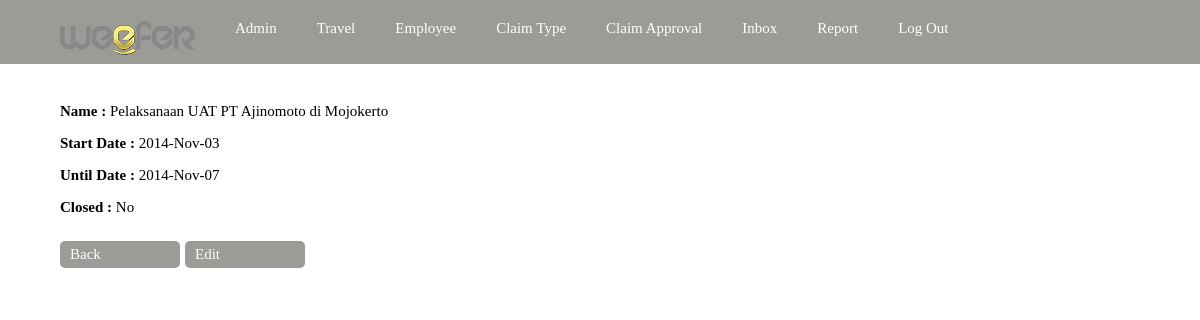
Screenshot of /claim/adminarea/viewtravel.php?Id=5 (signed in) with the database file from the repository.
### tables this page shows
CREATE TABLE `travel` (
  `Id` int(10) unsigned NOT NULL AUTO_INCREMENT,
  `Name` varchar(80) NOT NULL,
  `StartDate` datetime NOT NULL,
  `UntilDate` datetime NOT NULL,
  `LockField` int(10) unsigned DEFAULT NULL,
  `Closed` tinyint(1) NOT NULL,
  PRIMARY KEY (`Id`)
);

### claim/classes/Travel.php (called while the page is built, shortened)
<?php include_once('BaseObject.php'); ?>
<?php
class Travel extends BaseObject{
   public static function GetObjectByKey($mySQLi, $Id){
       if($result = $mySQLi->query("SELECT * FROM ".self::TABLENAME." WHERE Id = ".$mySQLi->real_escape_string($Id)." LIMIT 1")){
           if($row = $result->fetch_array()){
               $tmpTravel = new Travel($mySQLi);
               $tmpTravel->Id = $row['Id'];
               $tmpTravel->StartDate = strtotime($row['StartDate']);
               $tmpTravel->UntilDate = strtotime($row['UntilDate']);
               $tmpTravel->Closed = $row['Closed'];
               $tmpTravel->Name = $row['Name'];
               $tmpTravel->LockField = $row['LockField'];
               return $tmpTravel;
           }
           else
           {
               return false;
           }
       }
       else
       {
           throw new InvalidQueryException;
       }
   }
}
?>

### claim/classes/Helper.php (called while the page is built, shortened)
<?php
class Helper
{
    public static function getBooleanTextValue($boolValue){
        if($boolValue){
            return self::BOOL_TRUE_TEXT;
        }else{
            return self::BOOL_FALSE_TEXT;
        }
    }
}

### claim/classes/BaseObject.php (called while the page is built, shortened)
<?php
abstract class BaseObject{
	protected $Id;
	public function get_Id(){
		return $this->Id;
	}
}
?>

### claim/adminarea/viewtravel.php (the view, shortened to what this page needs)
<?php
    include('header.php');
?>
<?php
include_once('../classes/Travel.php');
include_once('../classes/Helper.php');
$Conn = Connection::get_DefaultConnection();
$Travel = Travel::GetObjectByKey($Conn, $_GET['Id']);
?><div class="view_data">
<p><b>Name : </b><?php echo $Travel->Name; ?></p>
<p><b>Start Date : </b><?php echo date('Y-M-d',$Travel->StartDate); ?></p>
<p><b>Until Date : </b><?php echo date('Y-M-d',$Travel->UntilDate); ?></p>
<p><b>Closed : </b><?php echo Helper::getBooleanTextValue($Travel->Closed); ?></p>
<a href="travel.php">Back</a>
<a href="edittravel.php?Id=<?php echo $Travel->get_Id(); ?>">Edit</a></div>
<?php
    include('footer.php');
?>

### claim/adminarea/css/weefer_claim.css (style rules this page uses)
body { margin: 0; padding: 0; }
.view_data { font: 15px "Tahoma"; padding: 20px 60px; }
.view_data a:link, .view_data a:visited { padding: 5px 10px; margin: 10px 5px 10px 0; display: block; width: 100px; float: left; background: #9B9B98; border: none; color: #FFF; text-decoration: none; border-radius: 5px; }

### rows the page displays
travel: Name "Pelaksanaan UAT PT Ajinomoto di Mojokerto", StartDate "2014-Nov-03", UntilDate "2014-Nov-07", Closed "No"
